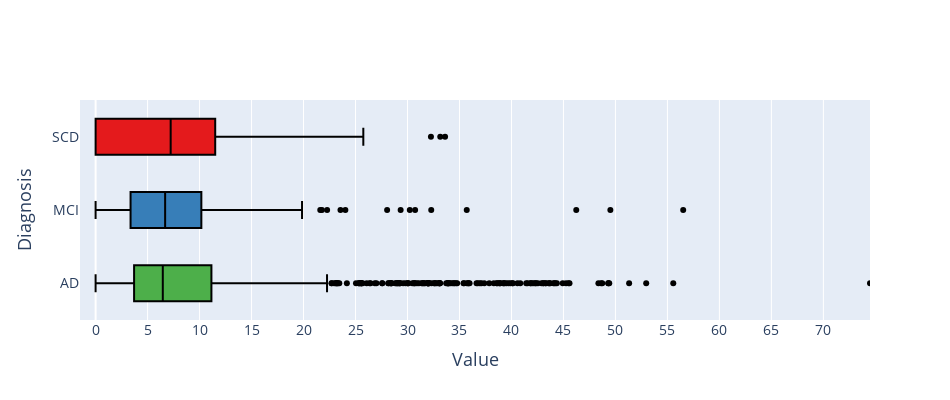

Source (notebook cell):
### Code cell
fig = atypicality_boxes(S=S,
                    diagnosis=diagnosis,
                    color_list=color_list)
fig

### Figure 1 — Plotly figure (JSON) as saved in the notebook; plotly's stock layout.template omitted (floating-point values rounded to 4 significant figures; data arrays with more than 128 entries replaced by an {"elided": "..."} marker saying what was removed)
{"data": [{"fillcolor": "#4daf4a", "line": {"color": "#000000"}, "name": "AD", "type": "box", "x": {"elided": "1054 float values"}}, {"fillcolor": "#377eb8", "line": {"color": "#000000"}, "name": "MCI", "type": "box", "x": {"elided": "322 float values"}}, {"fillcolor": "#e41a1c", "line": {"color": "#000000"}, "name": "SCD", "type": "box", "x": {"elided": "184 float values"}}], "layout": {"autosize": false, "height": 400, "legend": {"font": {"size": 22}, "x": 0.97, "xanchor": "right", "y": 0.97, "yanchor": "top"}, "showlegend": false, "title": {"font": {"size": 34}, "x": 0.5}, "width": 950, "xaxis": {"dtick": 5, "range": [-1.5, 74.48], "tick0": 0, "tickfont": {"size": 14}, "tickmode": "linear", "title": {"font": {"size": 18}, "text": "Value"}}, "yaxis": {"tickfont": {"size": 14}, "title": {"font": {"size": 18}, "text": "Diagnosis"}}}}
